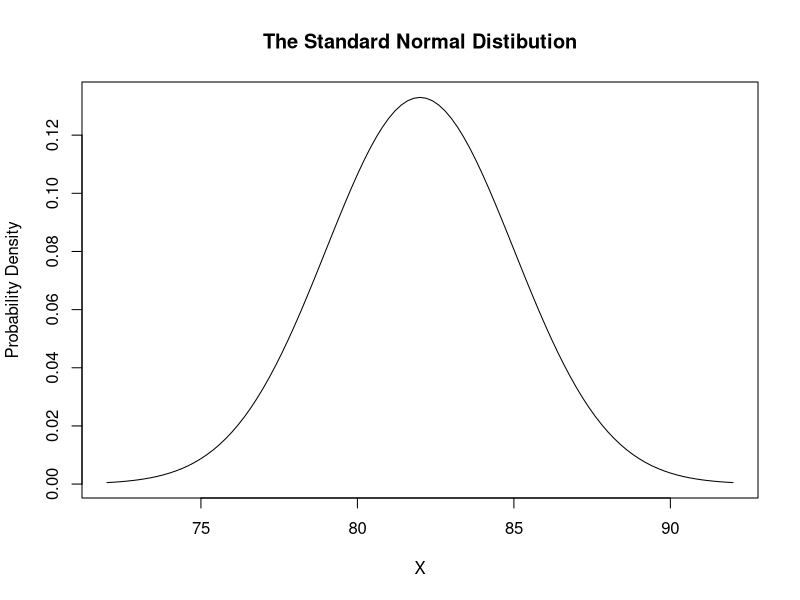

Source code (R):

library('ggplot2')


x = seq(72, 92, by=0.05)

p <- curve(dnorm(x, mean=82, sd = 3), from=72, to=92, 
  main = "The Standard Normal Distibution", 
  ylab = "Probability Density",
  xlab = "X")

